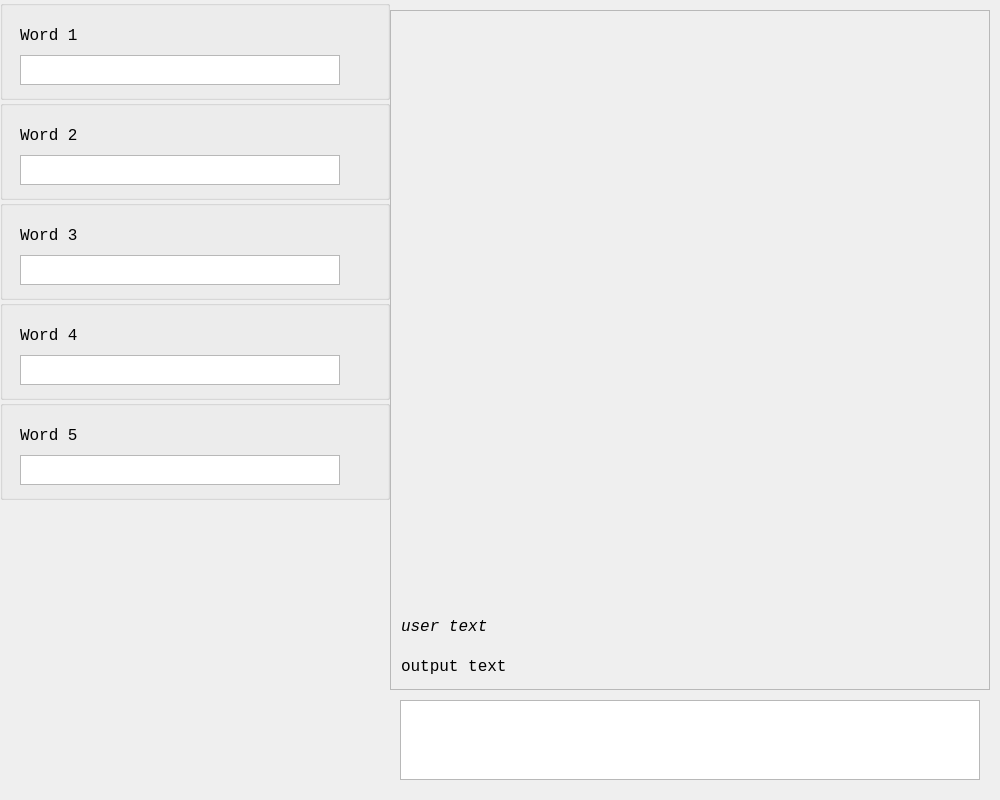
<?xml version="1.0" encoding="UTF-8"?>
<ui version="4.0">
 <class>MainWindow</class>
 <widget class="QMainWindow" name="MainWindow">
  <property name="geometry">
   <rect>
    <x>0</x>
    <y>0</y>
    <width>1000</width>
    <height>800</height>
   </rect>
  </property>
  <property name="windowTitle">
   <string>Llama learner</string>
  </property>
  <widget class="QWidget" name="centralwidget">
   <widget class="QScrollArea" name="scrollArea">
    <property name="geometry">
     <rect>
      <x>390</x>
      <y>10</y>
      <width>600</width>
      <height>680</height>
     </rect>
    </property>
    <property name="widgetResizable">
     <bool>true</bool>
    </property>
    <widget class="QWidget" name="scrollAreaWidgetContents">
     <property name="geometry">
      <rect>
       <x>0</x>
       <y>0</y>
       <width>598</width>
       <height>678</height>
      </rect>
     </property>
     <widget class="QLabel" name="label_3">
      <property name="geometry">
       <rect>
        <x>10</x>
        <y>640</y>
        <width>580</width>
        <height>30</height>
       </rect>
      </property>
      <property name="font">
       <font>
        <family>Consolas</family>
        <pointsize>12</pointsize>
       </font>
      </property>
      <property name="text">
       <string>output text</string>
      </property>
      <property name="alignment">
       <set>Qt::AlignLeading|Qt::AlignLeft|Qt::AlignVCenter</set>
      </property>
     </widget>
     <widget class="QLabel" name="label_4">
      <property name="geometry">
       <rect>
        <x>10</x>
        <y>600</y>
        <width>580</width>
        <height>30</height>
       </rect>
      </property>
      <property name="font">
       <font>
        <family>Consolas</family>
        <pointsize>12</pointsize>
        <italic>true</italic>
       </font>
      </property>
      <property name="text">
       <string>user text</string>
      </property>
      <property name="alignment">
       <set>Qt::AlignLeading|Qt::AlignLeft|Qt::AlignVCenter</set>
      </property>
     </widget>
    </widget>
   </widget>
   <widget class="QTextEdit" name="userinput">
    <property name="geometry">
     <rect>
      <x>400</x>
      <y>700</y>
      <width>580</width>
      <height>80</height>
     </rect>
    </property>
   </widget>
   <widget class="QGroupBox" name="word1group">
    <property name="geometry">
     <rect>
      <x>0</x>
      <y>0</y>
      <width>390</width>
      <height>100</height>
     </rect>
    </property>
    <property name="title">
     <string/>
    </property>
    <widget class="QLabel" name="label">
     <property name="geometry">
      <rect>
       <x>20</x>
       <y>20</y>
       <width>360</width>
       <height>30</height>
      </rect>
     </property>
     <property name="font">
      <font>
       <family>Consolas</family>
       <pointsize>12</pointsize>
      </font>
     </property>
     <property name="text">
      <string>Word 1</string>
     </property>
     <property name="alignment">
      <set>Qt::AlignLeading|Qt::AlignLeft|Qt::AlignVCenter</set>
     </property>
    </widget>
    <widget class="QTextEdit" name="textEdit_2">
     <property name="geometry">
      <rect>
       <x>20</x>
       <y>55</y>
       <width>320</width>
       <height>30</height>
      </rect>
     </property>
     <property name="font">
      <font>
       <family>Consolas</family>
       <pointsize>12</pointsize>
      </font>
     </property>
     <property name="autoFillBackground">
      <bool>false</bool>
     </property>
     <property name="frameShadow">
      <enum>QFrame::Plain</enum>
     </property>
    </widget>
   </widget>
   <widget class="QGroupBox" name="word2group">
    <property name="geometry">
     <rect>
      <x>0</x>
      <y>100</y>
      <width>390</width>
      <height>100</height>
     </rect>
    </property>
    <property name="title">
     <string/>
    </property>
    <widget class="QLabel" name="label_5">
     <property name="geometry">
      <rect>
       <x>20</x>
       <y>20</y>
       <width>360</width>
       <height>30</height>
      </rect>
     </property>
     <property name="font">
      <font>
       <family>Consolas</family>
       <pointsize>12</pointsize>
      </font>
     </property>
     <property name="text">
      <string>Word 2</string>
     </property>
     <property name="alignment">
      <set>Qt::AlignLeading|Qt::AlignLeft|Qt::AlignVCenter</set>
     </property>
    </widget>
    <widget class="QTextEdit" name="textEdit_4">
     <property name="geometry">
      <rect>
       <x>20</x>
       <y>55</y>
       <width>320</width>
       <height>30</height>
      </rect>
     </property>
     <property name="font">
      <font>
       <family>Consolas</family>
       <pointsize>12</pointsize>
      </font>
     </property>
     <property name="autoFillBackground">
      <bool>false</bool>
     </property>
     <property name="frameShadow">
      <enum>QFrame::Plain</enum>
     </property>
    </widget>
    <widget class="QGroupBox" name="word1group_3">
     <property name="geometry">
      <rect>
       <x>90</x>
       <y>100</y>
       <width>390</width>
       <height>100</height>
      </rect>
     </property>
     <property name="title">
      <string/>
     </property>
     <widget class="QLabel" name="label_6">
      <property name="geometry">
       <rect>
        <x>20</x>
        <y>20</y>
        <width>360</width>
        <height>30</height>
       </rect>
      </property>
      <property name="font">
       <font>
        <family>Consolas</family>
        <pointsize>12</pointsize>
       </font>
      </property>
      <property name="text">
       <string>Word 1</string>
      </property>
      <property name="alignment">
       <set>Qt::AlignLeading|Qt::AlignLeft|Qt::AlignVCenter</set>
      </property>
     </widget>
     <widget class="QTextEdit" name="textEdit_5">
      <property name="geometry">
       <rect>
        <x>20</x>
        <y>55</y>
        <width>320</width>
        <height>30</height>
       </rect>
      </property>
      <property name="font">
       <font>
        <family>Consolas</family>
        <pointsize>12</pointsize>
       </font>
      </property>
      <property name="autoFillBackground">
       <bool>false</bool>
      </property>
      <property name="frameShadow">
       <enum>QFrame::Plain</enum>
      </property>
     </widget>
    </widget>
   </widget>
   <widget class="QGroupBox" name="word1group_4">
    <property name="geometry">
     <rect>
      <x>0</x>
      <y>200</y>
      <width>390</width>
      <height>100</height>
     </rect>
    </property>
    <property name="title">
     <string/>
    </property>
    <widget class="QLabel" name="label_8">
     <property name="geometry">
      <rect>
       <x>20</x>
       <y>20</y>
       <width>360</width>
       <height>30</height>
      </rect>
     </property>
     <property name="font">
      <font>
       <family>Consolas</family>
       <pointsize>12</pointsize>
      </font>
     </property>
     <property name="text">
      <string>Word 3</string>
     </property>
     <property name="alignment">
      <set>Qt::AlignLeading|Qt::AlignLeft|Qt::AlignVCenter</set>
     </property>
    </widget>
    <widget class="QTextEdit" name="textEdit_7">
     <property name="geometry">
      <rect>
       <x>20</x>
       <y>55</y>
       <width>320</width>
       <height>30</height>
      </rect>
     </property>
     <property name="font">
      <font>
       <family>Consolas</family>
       <pointsize>12</pointsize>
      </font>
     </property>
     <property name="autoFillBackground">
      <bool>false</bool>
     </property>
     <property name="frameShadow">
      <enum>QFrame::Plain</enum>
     </property>
    </widget>
   </widget>
   <widget class="QGroupBox" name="word1group_5">
    <property name="geometry">
     <rect>
      <x>0</x>
      <y>300</y>
      <width>390</width>
      <height>100</height>
     </rect>
    </property>
    <property name="title">
     <string/>
    </property>
    <widget class="QLabel" name="label_10">
     <property name="geometry">
      <rect>
       <x>20</x>
       <y>20</y>
       <width>360</width>
       <height>30</height>
      </rect>
     </property>
     <property name="font">
      <font>
       <family>Consolas</family>
       <pointsize>12</pointsize>
      </font>
     </property>
     <property name="text">
      <string>Word 4</string>
     </property>
     <property name="alignment">
      <set>Qt::AlignLeading|Qt::AlignLeft|Qt::AlignVCenter</set>
     </property>
    </widget>
    <widget class="QTextEdit" name="textEdit_9">
     <property name="geometry">
      <rect>
       <x>20</x>
       <y>55</y>
       <width>320</width>
       <height>30</height>
      </rect>
     </property>
     <property name="font">
      <font>
       <family>Consolas</family>
       <pointsize>12</pointsize>
      </font>
     </property>
     <property name="autoFillBackground">
      <bool>false</bool>
     </property>
     <property name="frameShadow">
      <enum>QFrame::Plain</enum>
     </property>
    </widget>
   </widget>
   <widget class="QGroupBox" name="word1group_6">
    <property name="geometry">
     <rect>
      <x>0</x>
      <y>400</y>
      <width>390</width>
      <height>100</height>
     </rect>
    </property>
    <property name="title">
     <string/>
    </property>
    <widget class="QLabel" name="label_11">
     <property name="geometry">
      <rect>
       <x>20</x>
       <y>20</y>
       <width>360</width>
       <height>30</height>
      </rect>
     </property>
     <property name="font">
      <font>
       <family>Consolas</family>
       <pointsize>12</pointsize>
      </font>
     </property>
     <property name="text">
      <string>Word 5</string>
     </property>
     <property name="alignment">
      <set>Qt::AlignLeading|Qt::AlignLeft|Qt::AlignVCenter</set>
     </property>
    </widget>
    <widget class="QTextEdit" name="textEdit_10">
     <property name="geometry">
      <rect>
       <x>20</x>
       <y>55</y>
       <width>320</width>
       <height>30</height>
      </rect>
     </property>
     <property name="font">
      <font>
       <family>Consolas</family>
       <pointsize>12</pointsize>
      </font>
     </property>
     <property name="autoFillBackground">
      <bool>false</bool>
     </property>
     <property name="frameShadow">
      <enum>QFrame::Plain</enum>
     </property>
    </widget>
   </widget>
  </widget>
 </widget>
 <resources/>
 <connections/>
</ui>
